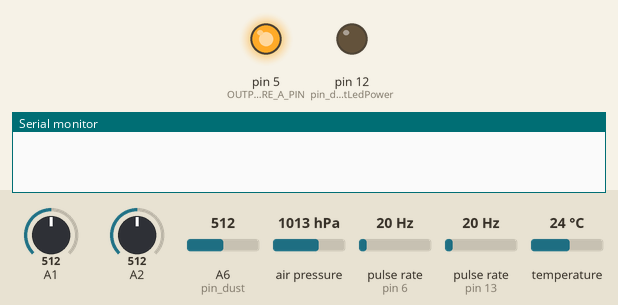
This sketch was run on a simulated Arduino Micro, built with avr-gcc and run on an emulated ATmega32U4. On the bench: output pins drawn as LEDs (lit = HIGH), the last lines printed to the serial monitor. Wiring (inferred from the names in the program): 2 × pulse sensor: data pin 6 / data pin 13; BMP180 pressure sensor at I2C address 0x77. Inputs (shaded band) come from the test bench; at power-on: A6 (pin_dust) = 512, A1 = 512, A2 = 512, air pressure 1013 hPa, pulse rate (sensors on pin 6, pin 13) 20 Hz, temperature 24 °C.

Above: at 0.1 s.
At 6.2 s:
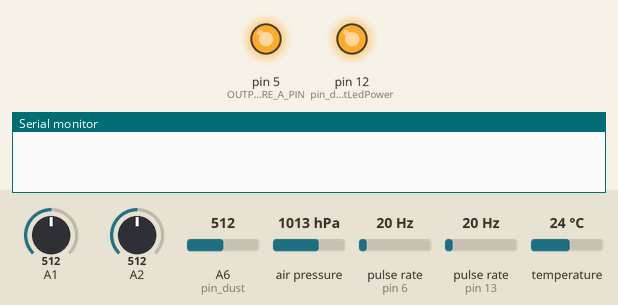
6.3 s: A6 (pin_dust) set to 130
7.8 s: A6 (pin_dust) set to 111
At 15.08 s:
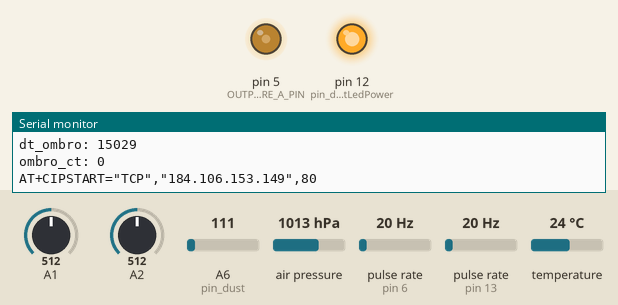
Timing chart, 0 to 15.7 s (numbered marks = the images above; inputs shaded):
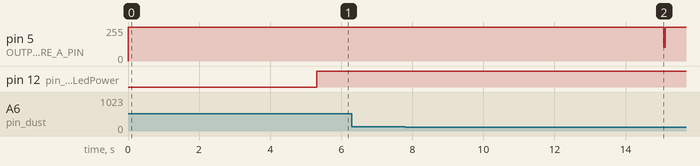

The sketch:

SGHWeatherv11.ino
```cpp
//  -------------------------------------------
//  |                                         |
//  |  Thingspeak-Website:                    |
//  |  https://thingspeak.com/channels/299338 |
//  |                                         |
//  -------------------------------------------
// SGHWeather v11.3

// AltSoftSerial always uses these pins:
//
// Board          Transmit  Receive   PWM Unusable
// -----          --------  -------   ------------
// Arduino Nano      9         8           10

// Bibliotheken
#include "src/AltSoftSerial/AltSoftSerial.h"
#include "src/EnableInterrupt/EnableInterrupt.h"
#include "src/GP2Y1010AU0F/GP2Y1010AU0F.h"
#include "src/UVlib/UVlib.h"
#include "src/DHT/DHT.h"

#include "BMP180wrapper.h"

// Pin-Definition
const int pin_UV_ref3V3    = 1;
const int pin_UV_out       = 2;
const int pin_DHT          = 3;
const int pin_dust         = A6;    //Connect dust sensor to Arduino A6 pin
const int pin_dustLedPower = 12;    //Connect D2 led driver pins of dust sensor to Arduino D2
const int pin_anemometer   = 6;
const int pin_ombrometer   = 5;
const int pin_serial_RX    = 8;
const int pin_serial_TX    = 9;

// Blink without Delay
int MeasureState = LOW;
unsigned long previousMillis = 0;
unsigned long interval = 15000;

// WLAN Connection
// Board          Transmit  Receive   PWM Unusable
// -----          --------  -------   ------------
// Arduino Nano        9         8         10
AltSoftSerial ESP05(8, 9); //RX und TX Pins

// Bosch Pressure Sensor
const float altitude = 485.590; // Altitude of SGH in Holzerlingen in meters
BMP180wrapper pressure(altitude);

// Dust sensor
GP2Y1010AU0F DustSensor(pin_dustLedPower, pin_dust);

// UV Sensor
UVlib UV(pin_UV_out, pin_UV_ref3V3);

// Humidity sensor
DHT dht(pin_DHT, DHT22);

// Anemometer
volatile int wind_ct = 0;
unsigned long wind_lastTime = 0;

//Ombrometer
volatile int ombro_ct = 0;
unsigned long ombro_lastTime = 0;

// Thinkspeak connection
String domain = "184.106.153.149";
String ssid = "PhysComp";
String password = "XXXXXXXXXXX";

String thingspeakKey = "";

boolean errorCondition = false;

// Here we go ahead
void setup() {
  Serial.begin(9600);
  ESP05.begin(9600);
  pressure.begin();
  dht.begin();
  enableInterrupt(pin_anemometer, countWind, RISING);
  enableInterrupt(pin_ombrometer, countOmbro, RISING);
  delay(5000);
}

// Main loop
void loop() {

  float fields[8] = {NAN, NAN, NAN, NAN, NAN, NAN, NAN, NAN};
  errorCondition = false;

  if( pressure.measure())
  {
    fields[0] = pressure.getP0();
    fields[1] = pressure.getP();
    fields[2] = (pressure.getT() + dht.readTemperature()) / 2.0;
   }else
  {
    fields[0] = fields[1]  = fields[2] = NAN;
  }
  fields[3] = DustSensor.density();
  fields[4] = UV.read();
  fields[5] = dht.readHumidity();

// Warten ohne Delay
  unsigned long currentMillis = millis();
  if (currentMillis - previousMillis > interval) {
    previousMillis = currentMillis;
    if (MeasureState == LOW) {
      MeasureState = HIGH;
      fields[6] = anemometer();
      fields[7] = ombrometer();
      uploadThingspeak(thingspeakKey, fields);
    }
    else {
     MeasureState = LOW;
     fields[6] = anemometer();
     fields[7] = ombrometer();
     uploadThingspeak(thingspeakKey, fields);
    }
  }
}
```

BMP180wrapper.cpp
```cpp
/*
 * Helper code
 */
// SGHWeather v11.3

#include "BMP180wrapper.h"


BMP180wrapper::BMP180wrapper(float altitude) : bmp()
{
  _altitude = altitude;
  //bmp = new SFE_BMP180;
  //status = bmp.begin();
};

BMP180wrapper::~BMP180wrapper()
{
  //delete bmp;
}

void BMP180wrapper::begin()
{
  status = bmp.begin();
}

bool BMP180wrapper::measure()
{
  T = P = P0 = NAN;
  unsigned short tm;
  status = true;
  tm = bmp.startTemperature();
  if( tm == 0)
  {
    status = false;
    return status;
  };

  // Wait for the measurement to complete:
  delay(tm);

  // Retrieve the completed temperature measurement:
  // Note that the measurement is stored in the variable T.
  // Function returns 1 if successful, 0 if failure.

  status = bmp.getTemperature(T);
  if (!status){ return status;};

  // Start a pressure measurement:
  // The parameter is the oversampling setting, from 0 to 3 (highest res, longest wait).
  // If request is successful, the number of ms to wait is returned.
  // If request is unsuccessful, 0 is returned.

  tm = bmp.startPressure(3);
  if( tm == 0)
  {
    status = false;
    return status;
  };

  // Wait for the measurement to complete:
  delay(tm);

  // Retrieve the completed pressure measurement:
  // Note that the measurement is stored in the variable P.
  // Note also that the function requires the previous temperature measurement (T).
  // (If temperature is stable, you can do one temperature measurement for a number of pressure measurements.)
  // Function returns 1 if successful, 0 if failure.

  status = bmp.getPressure(P, T);
  if (!status){ return status;};


  // The pressure sensor returns abolute pressure, which varies with altitude.
  // To remove the effects of altitude, use the sealevel function and your current altitude.
  // This number is commonly used in weather reports.
  // Parameters: P = absolute pressure in mb, ALTITUDE = current altitude in m.
  // Result: p0 = sea-level compensated pressure in mb

  P0 = bmp.sealevel(P, _altitude);

  return status;
};

double BMP180wrapper::getT()
{
  return T;
};

double BMP180wrapper::getP()
{
  return P;
};

double BMP180wrapper::getP0()
{
  return P0;
};
```

BMP180wrapper.h
```cpp
/*
 * Helper code
 */
// SGHWeather v11.3

#ifndef BMP180WRAPPER_h
#define BMP180WRAPPER_h

#include "src/SFE_BMP180/SFE_BMP180.h"


class BMP180wrapper{
 public:
  BMP180wrapper( float altitude);
  ~BMP180wrapper();
  void begin();
  bool measure();
  double getT();
  double getP();
  double getP0();
 private:
  SFE_BMP180 bmp;
  float _altitude;
  double T;
  double P;
  double P0;
  bool status;
};

#endif
```

ReihenfolgeAusgabewerte.ino
```cpp
/*

SGHWeather v11.3
Definition der Reihenfolge der Werte die der Arduino
mit alen Sensoren an Thingspeak überträgt

// SGHWaether v11.3

1.    Der Luftdruck             (in hPa)        BMP180            [Variable: Druck.p0]              -> A4 (SDA), A5 (SCL), GND(GND), VCC(3,3V)
2.    Den absuluten Luftdruck   (in hPa)        BMP180            [Variable: Druck.P]               -> A4 (SDA), A5 (SCL), GND(GND), VCC(3,3V)
3.    Die Temperatur            (in °C)         BMP180 + DHT22    [Variable: temp]                  -> A4 (SDA), A5 (SCL), GND(GND), VCC(3,3V) + OUT(D3), +(5V), -(GND)
4.    Der Feinstaub             (in mg/m3)      GP2Y1010AU0F      [Variable: dust]                  -> mesurePin(grün) A6, ledpowerPin(orange) D12
5.    UV-Sensor                 (UV-Index)      ML8511            [Variable: uv_rad]                -> EN(3.3V), OUT(A2), GND(GND), 3.3V(3.3V)
6.    Die Luftfeuchtigkeit      (in %)          DHT22             [Variable: h]                     -> OUT(D3), +(5V), -(GND)
7.    Die Windgeschwindigkeit   (in m/s)        Anemometer        [Variable: windSpeed]             -> pin 6
8.    Die Niederschlagsmenge    (mm/min)        Eigenproduktion   [Variable: rainAmmount]           -> pin 5


Nicht verwendet:  Feinstaubsensor  (in Volt)       GP2Y1010AU0F      Variable: DustSensor.voltage()    -> mesurePin(grün) A6, ledpowerPin(orange) D12
*/
```

Upload.ino
```cpp
/*
 * Helper code
 * Upload Thingspeak
 */
// SGHWeather v11.3

void uploadThingspeak(String thingspeakKey, float fields[]) {

  String startCmd = "AT+CIPSTART=\"TCP\",\"" + domain + "\",80";
  Serial.println(startCmd);
  ESP05.println(startCmd);
  if (ESP05.find("error")) // Fehler aufgetreten?
  {
    Serial.println("Verbindungsfehler");
    errorCondition = true;
  }

  String message = "/update?key=" + thingspeakKey;
  for (int i = 0; i < 8; i++) {
    if(!isnan(fields[i])) {
      message = message + "&field" + (i + 1) + "=" + fields[i];
    }
  }

  String cmdBeginn = "GET ";
  String cmdEnd = " HTTP/1.0\r\n\r\n\r\n";
  Serial.print("AT+CIPSEND=");
  Serial.println(cmdBeginn.length() + message.length() + cmdEnd.length());
  ESP05.println("AT+CIPSEND=" + String(cmdBeginn.length() + message.length() + cmdEnd.length()));

  if(ESP05.find('>'))
  {
    Serial.println(cmdBeginn + message + cmdEnd);
    ESP05.print(cmdBeginn + message + cmdEnd);
    delay(1000);

    while(ESP05.available())
    {
      String line = ESP05.readStringUntil('\n');
      if(line.length() == 1)
      {
        line = ESP05.readStringUntil('\n');

        Serial.print("Antwort: ");
        Serial.println(line);
      }
    }
  }
  else
  {
    ESP05.println("AT+CIPCLOSE"); // Verbindung schliessen
    Serial.println("Sendefehler");
    errorCondition=true;
  }
}
```

anemometer.ino
```cpp
/*
 * Anemometer Code
 */
// SGHWeather v11.3
// Interrupt counter Anemometer
void countWind() {
  wind_ct ++;
}

// average Anemometer speed
float anemometer() {

  const float gaugeFact = 0.32;
  unsigned long curTime = millis();
  unsigned int dt = curTime - wind_lastTime;
  wind_lastTime = curTime;
  float speed = float(wind_ct) / (dt / 1000.0) * gaugeFact;
  Serial.println("dt_wind: " + String(dt));
  Serial.println("wind_ct: " + String(wind_ct));
  speed = speed / 3.6;
  wind_ct = 0;
  return speed;
}
```

ombrometer.ino
```cpp
/*
 * Ombrometer Code
 */
// SGHWeather v11.3
// Interrupt counter Ombrometer
void countOmbro() {
  ombro_ct ++;
}

// average rainfall per minute
float ombrometer() {

  const float volume = 1;
  const float surface = 1;
  unsigned long curTime = millis();
  unsigned int dt = curTime - ombro_lastTime;
  ombro_lastTime = curTime;
  float water = float (ombro_ct * volume * 4) / surface;
  Serial.println("dt_ombro: " + String(dt));
  Serial.println("ombro_ct: " + String(ombro_ct));
  ombro_ct = 0;
  return water;
}
```

AltSoftSerial.cpp
```cpp
// (licence header left out)
// Revisions are now tracked on GitHub
// https://github.com/PaulStoffregen/AltSoftSerial
//
// Version 1.2: Support Teensy 3.x
//
// Version 1.1: Improve performance in receiver code
//
// Version 1.0: Initial Release


#include "AltSoftSerial.h"
#include "AltSoftSerial_Boards.h"
#include "AltSoftSerial_Timers.h"

/****************************************/
/**          Initialization            **/
/****************************************/

static uint16_t ticks_per_bit=0;
bool AltSoftSerial::timing_error=false;

static uint8_t rx_state;
static uint8_t rx_byte;
static uint8_t rx_bit = 0;
static uint16_t rx_target;
static uint16_t rx_stop_ticks=0;
static volatile uint8_t rx_buffer_head;
static volatile uint8_t rx_buffer_tail;
#define RX_BUFFER_SIZE 80
static volatile uint8_t rx_buffer[RX_BUFFER_SIZE];

static volatile uint8_t tx_state=0;
static uint8_t tx_byte;
static uint8_t tx_bit;
static volatile uint8_t tx_buffer_head;
static volatile uint8_t tx_buffer_tail;
#define TX_BUFFER_SIZE 68
static volatile uint8_t tx_buffer[TX_BUFFER_SIZE];


#ifndef INPUT_PULLUP
#define INPUT_PULLUP INPUT
#endif

#define MAX_COUNTS_PER_BIT  6241  // 65536 / 10.5

void AltSoftSerial::init(uint32_t cycles_per_bit)
{
	//Serial.printf("cycles_per_bit = %d\n", cycles_per_bit);
	if (cycles_per_bit < MAX_COUNTS_PER_BIT) {
		CONFIG_TIMER_NOPRESCALE();
	} else {
		cycles_per_bit /= 8;
		//Serial.printf("cycles_per_bit/8 = %d\n", cycles_per_bit);
		if (cycles_per_bit < MAX_COUNTS_PER_BIT) {
			CONFIG_TIMER_PRESCALE_8();
		} else {
#if defined(CONFIG_TIMER_PRESCALE_256)
			cycles_per_bit /= 32;
			//Serial.printf("cycles_per_bit/256 = %d\n", cycles_per_bit);
			if (cycles_per_bit < MAX_COUNTS_PER_BIT) {
				CONFIG_TIMER_PRESCALE_256();
			} else {
				return; // baud rate too low for AltSoftSerial
			}
#elif defined(CONFIG_TIMER_PRESCALE_128)
			cycles_per_bit /= 16;
			//Serial.printf("cycles_per_bit/128 = %d\n", cycles_per_bit);
			if (cycles_per_bit < MAX_COUNTS_PER_BIT) {
				CONFIG_TIMER_PRESCALE_128();
			} else {
				return; // baud rate too low for AltSoftSerial
			}
#else
			return; // baud rate too low for AltSoftSerial
#endif
		}
	}
	ticks_per_bit = cycles_per_bit;
	rx_stop_ticks = cycles_per_bit * 37 / 4;
	pinMode(INPUT_CAPTURE_PIN, INPUT_PULLUP);
	digitalWrite(OUTPUT_COMPARE_A_PIN, HIGH);
	pinMode(OUTPUT_COMPARE_A_PIN, OUTPUT);
	rx_state = 0;
	rx_buffer_head = 0;
	rx_buffer_tail = 0;
	tx_state = 0;
	tx_buffer_head = 0;
	tx_buffer_tail = 0;
	ENABLE_INT_INPUT_CAPTURE();
}

void AltSoftSerial::end(void)
{
	DISABLE_INT_COMPARE_B();
	DISABLE_INT_INPUT_CAPTURE();
	flushInput();
	flushOutput();
	DISABLE_INT_COMPARE_A();
	// TODO: restore timer to original settings?
}


/****************************************/
/**           Transmission             **/
/****************************************/

void AltSoftSerial::writeByte(uint8_t b)
{
	uint8_t intr_state, head;

	head = tx_buffer_head + 1;
	if (head >= TX_BUFFER_SIZE) head = 0;
	while (tx_buffer_tail == head) ; // wait until space in buffer
	intr_state = SREG;
	cli();
	if (tx_state) {
		tx_buffer[head] = b;
		tx_buffer_head = head;
	} else {
		tx_state = 1;
		tx_byte = b;
		tx_bit = 0;
		ENABLE_INT_COMPARE_A();
		CONFIG_MATCH_CLEAR();
		SET_COMPARE_A(GET_TIMER_COUNT() + 16);
	}
	SREG = intr_state;
}


ISR(COMPARE_A_INTERRUPT)
{
	uint8_t state, byte, bit, head, tail;
	uint16_t target;

	state = tx_state;
	byte = tx_byte;
	target = GET_COMPARE_A();
	while (state < 10) {
		target += ticks_per_bit;
		if (state < 9)
			bit = byte & 1;
		else
			bit = 1; // stopbit
		byte >>= 1;
		state++;
		if (bit != tx_bit) {
			if (bit) {
				CONFIG_MATCH_SET();
			} else {
				CONFIG_MATCH_CLEAR();
			}
			SET_COMPARE_A(target);
			tx_bit = bit;
			tx_byte = byte;
			tx_state = state;
			// TODO: how to detect timing_error?
			return;
		}
	}
	head = tx_buffer_head;
	tail = tx_buffer_tail;
	if (head == tail) {
		if (state == 10) {
			// Wait for final stop bit to finish
			tx_state = 11;
			SET_COMPARE_A(target + ticks_per_bit);
		} else {
			tx_state = 0;
			CONFIG_MATCH_NORMAL();
			DISABLE_INT_COMPARE_A();
		}
	} else {
		if (++tail >= TX_BUFFER_SIZE) tail = 0;
		tx_buffer_tail = tail;
		tx_byte = tx_buffer[tail];
		tx_bit = 0;
		CONFIG_MATCH_CLEAR();
		if (state == 10)
			SET_COMPARE_A(target + ticks_per_bit);
		else
			SET_COMPARE_A(GET_TIMER_COUNT() + 16);
		tx_state = 1;
		// TODO: how to detect timing_error?
	}
}

void AltSoftSerial::flushOutput(void)
{
	while (tx_state) /* wait */ ;
}


/****************************************/
/**            Reception               **/
/****************************************/

ISR(CAPTURE_INTERRUPT)
{
	uint8_t state, bit, head;
	uint16_t capture, target;
	uint16_t offset, offset_overflow;

	capture = GET_INPUT_CAPTURE();
	bit = rx_bit;
	if (bit) {
		CONFIG_CAPTURE_FALLING_EDGE();
		rx_bit = 0;
	} else {
		CONFIG_CAPTURE_RISING_EDGE();
		rx_bit = 0x80;
	}
	state = rx_state;
	if (state == 0) {
		if (!bit) {
			uint16_t end = capture + rx_stop_ticks;
			SET_COMPARE_B(end);
			ENABLE_INT_COMPARE_B();
			rx_target = capture + ticks_per_bit + ticks_per_bit/2;
			rx_state = 1;
		}
	} else {
		target = rx_target;
		offset_overflow = 65535 - ticks_per_bit;
		while (1) {
			offset = capture - target;
			if (offset > offset_overflow) break;
			rx_byte = (rx_byte >> 1) | rx_bit;
			target += ticks_per_bit;
			state++;
			if (state >= 9) {
				DISABLE_INT_COMPARE_B();
				head = rx_buffer_head + 1;
				if (head >= RX_BUFFER_SIZE) head = 0;
				if (head != rx_buffer_tail) {
					rx_buffer[head] = rx_byte;
					rx_buffer_head = head;
				}
				CONFIG_CAPTURE_FALLING_EDGE();
				rx_bit = 0;
				rx_state = 0;
				return;
			}
		}
		rx_target = target;
		rx_state = state;
	}
	//if (GET_TIMER_COUNT() - capture > ticks_per_bit) AltSoftSerial::timing_error = true;
}

ISR(COMPARE_B_INTERRUPT)
{
	uint8_t head, state, bit;

	DISABLE_INT_COMPARE_B();
	CONFIG_CAPTURE_FALLING_EDGE();
	state = rx_state;
	bit = rx_bit ^ 0x80;
	while (state < 9) {
		rx_byte = (rx_byte >> 1) | bit;
		state++;
	}
	head = rx_buffer_head + 1;
	if (head >= RX_BUFFER_SIZE) head = 0;
	if (head != rx_buffer_tail) {
		rx_buffer[head] = rx_byte;
		rx_buffer_head = head;
	}
	rx_state = 0;
	CONFIG_CAPTURE_FALLING_EDGE();
	rx_bit = 0;
}


int AltSoftSerial::read(void)
{
	uint8_t head, tail, out;

	head = rx_buffer_head;
	tail = rx_buffer_tail;
	if (head == tail) return -1;
	if (++tail >= RX_BUFFER_SIZE) tail = 0;
	out = rx_buffer[tail];
	rx_buffer_tail = tail;
	return out;
}

int AltSoftSerial::peek(void)
{
	uint8_t head, tail;

	head = rx_buffer_head;
	tail = rx_buffer_tail;
	if (head == tail) return -1;
	if (++tail >= RX_BUFFER_SIZE) tail = 0;
	return rx_buffer[tail];
}

int AltSoftSerial::available(void)
{
	uint8_t head, tail;

	head = rx_buffer_head;
	tail = rx_buffer_tail;
	if (head >= tail) return head - tail;
	return RX_BUFFER_SIZE + head - tail;
}

void AltSoftSerial::flushInput(void)
{
	rx_buffer_head = rx_buffer_tail;
}


#ifdef ALTSS_USE_FTM0
void ftm0_isr(void)
{
	uint32_t flags = FTM0_STATUS;
	FTM0_STATUS = 0;
	if (flags & (1<<0) && (FTM0_C0SC & 0x40)) altss_compare_b_interrupt();
	if (flags & (1<<5)) altss_capture_interrupt();
	if (flags & (1<<6) && (FTM0_C6SC & 0x40)) altss_compare_a_interrupt();
}
#endif
```

AltSoftSerial.h
```cpp
// (licence header left out)
#ifndef AltSoftSerial_h
#define AltSoftSerial_h

#include <inttypes.h>

#if ARDUINO >= 100
#include "Arduino.h"
#else
#include "WProgram.h"
#include "pins_arduino.h"
#endif

#if defined(__arm__) && defined(CORE_TEENSY)
#define ALTSS_BASE_FREQ F_BUS
#else
#define ALTSS_BASE_FREQ F_CPU
#endif

class AltSoftSerial : public Stream
{
public:
	AltSoftSerial() { }
	~AltSoftSerial() { end(); }
	static void begin(uint32_t baud) { init((ALTSS_BASE_FREQ + baud / 2) / baud); }
	static void end();
	int peek();
	int read();
	int available();
#if ARDUINO >= 100
	size_t write(uint8_t byte) { writeByte(byte); return 1; }
	void flush() { flushOutput(); }
#else
	void write(uint8_t byte) { writeByte(byte); }
	void flush() { flushInput(); }
#endif
	using Print::write;
	static void flushInput();
	static void flushOutput();
	// for drop-in compatibility with NewSoftSerial, rxPin & txPin ignored
	AltSoftSerial(uint8_t rxPin, uint8_t txPin, bool inverse = false) { }
	bool listen() { return false; }
	bool isListening() { return true; }
	bool overflow() { bool r = timing_error; timing_error = false; return r; }
	static int library_version() { return 1; }
	static void enable_timer0(bool enable) { }
	static bool timing_error;
private:
	static void init(uint32_t cycles_per_bit);
	static void writeByte(uint8_t byte);
};

#endif
```

Source omitted: AltSoftSerial_Boards.h (5014 bytes), AltSoftSerial_Timers.h (10082 bytes), DHT.cpp (8557 bytes), DHT.h (1572 bytes), GP2Y1010AU0F.cpp (1274 bytes), GP2Y1010AU0F.h (1379 bytes), SFE_BMP180.cpp (10341 bytes), SFE_BMP180.h (4146 bytes), UVlib.cpp (1028 bytes), UVlib.h (503 bytes)

Measured:
- the behaviour switches between 121 and 120 on A6 (pin_dust) (found by bisection; images 1 and 2)
